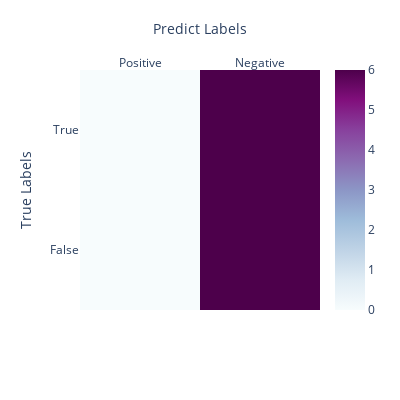

Notebook cell for this chart:
### Code cell
thr = 0
pred_log = (percent_of_criminal >= threshold[thr])
con_max = confusion_matrix(criminal,pred_log,labels=[1, 0])
fig = px.imshow(con_max, color_continuous_scale='BuPu',width=400,height=400, labels=dict(x='Predict Labels', y='True Labels'),x=['Positive','Negative'], y=['True','False'])
fig.update_xaxes(side='top')
fig.show()

### Figure 1 — Plotly figure (JSON) as saved in the notebook; plotly's stock layout.template omitted (floating-point values rounded to 4 significant figures)
{"data": [{"coloraxis": "coloraxis", "hovertemplate": "Predict Labels: %{x}<br>True Labels: %{y}<br>color: %{z}<extra></extra>", "name": "0", "type": "heatmap", "x": ["Positive", "Negative"], "xaxis": "x", "y": ["True", "False"], "yaxis": "y", "z": [[0, 6], [0, 6]]}], "layout": {"coloraxis": {"colorscale": [[0, "rgb(247,252,253)"], [0.125, "rgb(224,236,244)"], [0.25, "rgb(191,211,230)"], [0.375, "rgb(158,188,218)"], [0.5, "rgb(140,150,198)"], [0.625, "rgb(140,107,177)"], [0.75, "rgb(136,65,157)"], [0.875, "rgb(129,15,124)"], [1, "rgb(77,0,75)"]]}, "height": 400, "margin": {"t": 60}, "width": 400, "xaxis": {"anchor": "y", "constrain": "domain", "domain": [0, 1], "scaleanchor": "y", "side": "top", "title": {"text": "Predict Labels"}}, "yaxis": {"anchor": "x", "autorange": "reversed", "constrain": "domain", "domain": [0, 1], "title": {"text": "True Labels"}}}}
